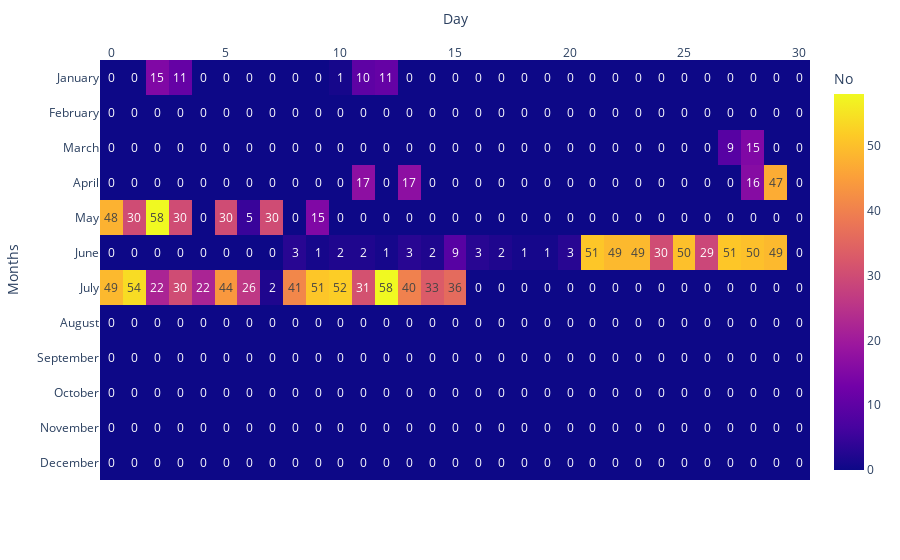

Here is the notebook cell this chart was saved with:
### Code cell
#Plot heatmap
year = "2022"
station = "SONPK"
dst = "E:\\CALLISTO\\Data availability"
name = "SONPK"
heatmap = heatmap(year,station)
# heatmap.show()  
heatmap.save_html(name, dst)

### Figure 1 — Plotly figure (JSON) as saved in the notebook; plotly's stock layout.template omitted (floating-point values rounded to 4 significant figures; data arrays with more than 128 entries replaced by an {"elided": "..."} marker saying what was removed)
{"data": [{"coloraxis": "coloraxis", "hovertemplate": "Day: %{x}<br>Months: %{y}<br>No: %{z}<extra></extra>", "name": "0", "texttemplate": "%{z}", "type": "heatmap", "x": [0, 1, 2, 3, 4, 5, 6, 7, 8, 9, 10, 11, 12, 13, 14, 15, 16, 17, 18, 19, 20, 21, 22, 23, 24, 25, 26, 27, 28, 29, 30], "xaxis": "x", "y": ["January", "February", "March", "April", "May", "June", "July", "August", "September", "October", "November", "December"], "yaxis": "y", "z": {"elided": "12x31 int values"}}], "layout": {"coloraxis": {"colorbar": {"title": {"text": "No"}}, "colorscale": [[0, "#0d0887"], [0.1111, "#46039f"], [0.2222, "#7201a8"], [0.3333, "#9c179e"], [0.4444, "#bd3786"], [0.5556, "#d8576b"], [0.6667, "#ed7953"], [0.7778, "#fb9f3a"], [0.8889, "#fdca26"], [1, "#f0f921"]]}, "margin": {"t": 60}, "xaxis": {"anchor": "y", "constrain": "domain", "domain": [0, 1], "scaleanchor": "y", "side": "top", "title": {"text": "Day"}}, "yaxis": {"anchor": "x", "autorange": "reversed", "constrain": "domain", "domain": [0, 1], "title": {"text": "Months"}}}}
